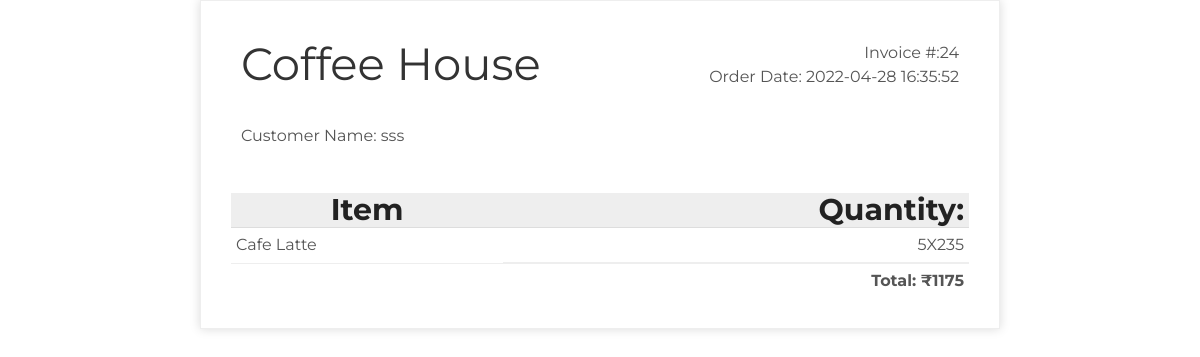
Page /template.php?oid=24 on the committed database.
### tables this page shows
CREATE TABLE `orders` (
  `order_id` int(11) NOT NULL,
  `cust_id` int(11) DEFAULT NULL,
  `cust_name` varchar(255) DEFAULT NULL,
  `itembought` varchar(255) DEFAULT NULL,
  `itemsbought` int(11) DEFAULT NULL,
  `total_bill` int(11) DEFAULT NULL,
  `cust_note` varchar(255) DEFAULT NULL,
  `order_date` datetime NOT NULL DEFAULT current_timestamp()
);

### template.php (the view, shortened to what this page needs)
<?php
	include('dbconnect.php');
	if($_GET['oid']){
	$q="SELECT * from orders where order_id='{$_GET['oid']}'";
	$stm=mysqli_query($conn,$q);
	$rows=$stm->fetch_assoc();
	$cnam=$rows['cust_name'];
	$ib=$rows['itembought'];
	$isb=$rows['itemsbought'];
	$tb=$rows['total_bill'];
	$orderdate=$rows['order_date'];
	}
?>
<!DOCTYPE html>
<html>
	<head>
		<link rel="stylesheet" href="https://cdnjs.cloudflare.com/ajax/libs/font-awesome/5.15.4/css/all.min.css">
		<link rel="stylesheet" href="https://cdnjs.cloudflare.com/ajax/libs/bootstrap/4.6.1/css/bootstrap.min.css">
		<link rel="stylesheet" href="css/style.css">
	</head>
	<body onload="CallPrint();">
		<div class="invoice-box" >
			<table cellpadding="0" cellspacing="0">
				<tr class="top">
					<td colspan="2">
						<table>
							<tr>
								<td class="title">
									 Coffee House
								</td>
								<td>
									Invoice #:<?php
										echo $_GET['oid'];
									?><br />
									Order Date: <?php echo $orderdate;?><br />
								</td>
							</tr>
						</table>
					</td>
				</tr>
				<tr class="information">
					<td colspan="2">
						<table>
							<tr>
								<td>
									Customer Name: <?php echo $cnam;?><br />
								</td>
							</tr>
						</table>
					</td>
				</tr>
				<tr class="heading">
					<td>Item</td>
					<td>Quantity:</td>
				</tr>
				<tr class="item">
					<td><?php echo $ib;?></td>
					<td><?php echo $isb."X";$pc=$tb/$isb;echo $pc;?></td>
				</tr>
				<tr class="total">
					<td></td>
					<td>Total: &#8377;<?php echo $tb;?></td>
				</tr>
			</table>
		</div>
	</body>
</html>

### css/style.css (style rules this page uses)
* { font-family: 'Montserrat', sans-serif; margin: 0; padding: 0; -webkit-box-sizing: border-box; box-sizing: border-box; outline: none; border: none; text-decoration: none !important; -webkit-transition: all .2s linear; transition: all .2s linear; }
html { font-size: 62.5%; overflow-x: hidden; scroll-behavior: smooth; scroll-padding-top: 6rem; }
.heading { text-align: center; margin-bottom: 4rem; font-size: 3rem; text-transform: capitalize; color: #222; }

### template.php (style rules this page uses)
.invoice-box { max-width: 800px; margin: auto; padding: 30px; border: 1px solid #eee; box-shadow: 0 0 10px rgba(0, 0, 0, 0.15); font-size: 16px; line-height: 24px; font-family: 'Helvetica Neue', 'Helvetica', Helvetica, Arial, sans-serif; color: #555; }
.invoice-box table { width: 100%; line-height: inherit; text-align: left; }
.invoice-box table td { padding: 5px; vertical-align: top; }
.invoice-box table tr td:nth-child(2) { text-align: right; }
.invoice-box table tr.top table td { padding-bottom: 20px; }
.invoice-box table tr.top table td.title { font-size: 45px; line-height: 45px; color: #333; }
.invoice-box table tr.information table td { padding-bottom: 40px; }
.invoice-box table tr.heading td { background: #eee; border-bottom: 1px solid #ddd; font-weight: bold; }
.invoice-box table tr.item td { border-bottom: 1px solid #eee; }
.invoice-box table tr.total td:nth-child(2) { border-top: 2px solid #eee; font-weight: bold; }

### rows in the picture
orders: order_date "2022-04-28 16:35:52", cust_name "sss", itembought "Cafe Latte", itemsbought "5", pc "235", total_bill "1175"

### other values in the picture
$_GET['oid'] "24"
